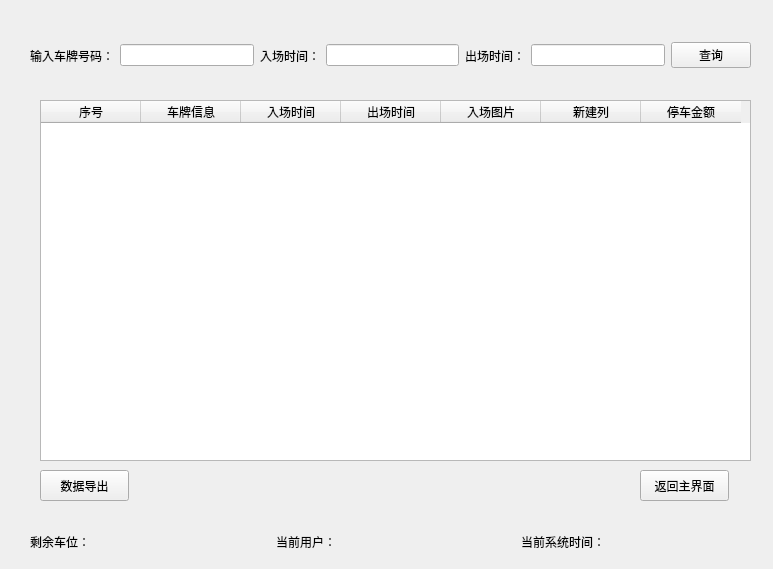
<?xml version="1.0" encoding="UTF-8"?>
<ui version="4.0">
 <class>MainWin</class>
 <widget class="QWidget" name="MainWin">
  <property name="geometry">
   <rect>
    <x>0</x>
    <y>0</y>
    <width>773</width>
    <height>569</height>
   </rect>
  </property>
  <property name="windowTitle">
   <string>Form</string>
  </property>
  <widget class="QWidget" name="verticalLayoutWidget">
   <property name="geometry">
    <rect>
     <x>30</x>
     <y>30</y>
     <width>731</width>
     <height>521</height>
    </rect>
   </property>
   <layout class="QVBoxLayout" name="verticalLayout_3">
    <item>
     <widget class="QStackedWidget" name="stackedWidget">
      <property name="currentIndex">
       <number>5</number>
      </property>
      <widget class="QWidget" name="page_13">
       <widget class="QLabel" name="LabInImg">
        <property name="geometry">
         <rect>
          <x>0</x>
          <y>50</y>
          <width>481</width>
          <height>401</height>
         </rect>
        </property>
        <property name="text">
         <string>入场模式</string>
        </property>
       </widget>
       <widget class="QLabel" name="label_24">
        <property name="geometry">
         <rect>
          <x>510</x>
          <y>50</y>
          <width>269</width>
          <height>42</height>
         </rect>
        </property>
        <property name="text">
         <string>入场时间</string>
        </property>
       </widget>
       <widget class="QLabel" name="label_26">
        <property name="geometry">
         <rect>
          <x>510</x>
          <y>130</y>
          <width>81</width>
          <height>41</height>
         </rect>
        </property>
        <property name="text">
         <string>车牌图片</string>
        </property>
       </widget>
       <widget class="QLineEdit" name="EditInTime">
        <property name="geometry">
         <rect>
          <x>510</x>
          <y>80</y>
          <width>171</width>
          <height>41</height>
         </rect>
        </property>
       </widget>
       <widget class="QLabel" name="LabInCarNumImg">
        <property name="geometry">
         <rect>
          <x>510</x>
          <y>180</y>
          <width>171</width>
          <height>41</height>
         </rect>
        </property>
        <property name="text">
         <string>车牌照片</string>
        </property>
       </widget>
       <widget class="QLabel" name="label_27">
        <property name="geometry">
         <rect>
          <x>510</x>
          <y>230</y>
          <width>67</width>
          <height>17</height>
         </rect>
        </property>
        <property name="text">
         <string>车牌号码</string>
        </property>
       </widget>
       <widget class="QLineEdit" name="EditInCarNum">
        <property name="geometry">
         <rect>
          <x>510</x>
          <y>250</y>
          <width>171</width>
          <height>41</height>
         </rect>
        </property>
       </widget>
       <widget class="QPushButton" name="BtnInGetCarNum">
        <property name="geometry">
         <rect>
          <x>590</x>
          <y>130</y>
          <width>89</width>
          <height>41</height>
         </rect>
        </property>
        <property name="text">
         <string>GetCarNum</string>
        </property>
       </widget>
       <widget class="QWidget" name="layoutWidget">
        <property name="geometry">
         <rect>
          <x>0</x>
          <y>0</y>
          <width>731</width>
          <height>33</height>
         </rect>
        </property>
        <layout class="QHBoxLayout" name="horizontalLayout_12">
         <item>
          <widget class="QPushButton" name="BtnOut_6">
           <property name="text">
            <string>出场模式</string>
           </property>
          </widget>
         </item>
         <item>
          <widget class="QPushButton" name="BtnMngParkn_6">
           <property name="text">
            <string>停车场内部管理</string>
           </property>
          </widget>
         </item>
         <item>
          <widget class="QPushButton" name="BtnQueryCar_6">
           <property name="text">
            <string>车辆信息查询</string>
           </property>
          </widget>
         </item>
         <item>
          <widget class="QPushButton" name="BtnSettings_6">
           <property name="text">
            <string>系统设置</string>
           </property>
          </widget>
         </item>
         <item>
          <widget class="QLabel" name="label_23">
           <property name="text">
            <string>智慧停车云平台管理系统</string>
           </property>
          </widget>
         </item>
        </layout>
       </widget>
       <widget class="QTableWidget" name="tableWidget">
        <property name="geometry">
         <rect>
          <x>490</x>
          <y>300</y>
          <width>201</width>
          <height>181</height>
         </rect>
        </property>
        <row>
         <property name="text">
          <string/>
         </property>
        </row>
        <row>
         <property name="text">
          <string/>
         </property>
        </row>
        <row>
         <property name="text">
          <string/>
         </property>
        </row>
        <row>
         <property name="text">
          <string/>
         </property>
        </row>
        <column>
         <property name="text">
          <string>序号</string>
         </property>
        </column>
        <column>
         <property name="text">
          <string>车牌号码</string>
         </property>
        </column>
        <column>
         <property name="text">
          <string>时间</string>
         </property>
        </column>
        <column>
         <property name="text">
          <string>位置</string>
         </property>
        </column>
       </widget>
      </widget>
      <widget class="QWidget" name="page_15">
       <widget class="QLabel" name="label_28">
        <property name="geometry">
         <rect>
          <x>530</x>
          <y>130</y>
          <width>81</width>
          <height>41</height>
         </rect>
        </property>
        <property name="text">
         <string>车牌图片</string>
        </property>
       </widget>
       <widget class="QLabel" name="label_29">
        <property name="geometry">
         <rect>
          <x>530</x>
          <y>230</y>
          <width>67</width>
          <height>17</height>
         </rect>
        </property>
        <property name="text">
         <string>车牌号码</string>
        </property>
       </widget>
       <widget class="QLabel" name="label_30">
        <property name="geometry">
         <rect>
          <x>530</x>
          <y>50</y>
          <width>191</width>
          <height>42</height>
         </rect>
        </property>
        <property name="text">
         <string>出场时间</string>
        </property>
       </widget>
       <widget class="QLineEdit" name="EditOuttime">
        <property name="geometry">
         <rect>
          <x>530</x>
          <y>90</y>
          <width>181</width>
          <height>31</height>
         </rect>
        </property>
       </widget>
       <widget class="QLabel" name="LabOutImg">
        <property name="geometry">
         <rect>
          <x>10</x>
          <y>60</y>
          <width>501</width>
          <height>401</height>
         </rect>
        </property>
        <property name="text">
         <string>出场模式</string>
        </property>
       </widget>
       <widget class="QLineEdit" name="EditCarNum">
        <property name="geometry">
         <rect>
          <x>530</x>
          <y>250</y>
          <width>191</width>
          <height>41</height>
         </rect>
        </property>
       </widget>
       <widget class="QLabel" name="LabOCarNumimg">
        <property name="geometry">
         <rect>
          <x>530</x>
          <y>170</y>
          <width>161</width>
          <height>41</height>
         </rect>
        </property>
        <property name="text">
         <string>车牌照片</string>
        </property>
       </widget>
       <widget class="QLabel" name="label_19">
        <property name="geometry">
         <rect>
          <x>530</x>
          <y>320</y>
          <width>67</width>
          <height>17</height>
         </rect>
        </property>
        <property name="text">
         <string>入场时间</string>
        </property>
       </widget>
       <widget class="QLabel" name="LabInTime">
        <property name="geometry">
         <rect>
          <x>610</x>
          <y>320</y>
          <width>111</width>
          <height>21</height>
         </rect>
        </property>
        <property name="text">
         <string/>
        </property>
       </widget>
       <widget class="QLabel" name="label_34">
        <property name="geometry">
         <rect>
          <x>530</x>
          <y>350</y>
          <width>67</width>
          <height>17</height>
         </rect>
        </property>
        <property name="text">
         <string>停车时长</string>
        </property>
       </widget>
       <widget class="QLabel" name="LabAllTime">
        <property name="geometry">
         <rect>
          <x>610</x>
          <y>350</y>
          <width>111</width>
          <height>21</height>
         </rect>
        </property>
        <property name="text">
         <string/>
        </property>
       </widget>
       <widget class="QLabel" name="label_36">
        <property name="geometry">
         <rect>
          <x>530</x>
          <y>390</y>
          <width>67</width>
          <height>17</height>
         </rect>
        </property>
        <property name="text">
         <string>收费：</string>
        </property>
       </widget>
       <widget class="QLabel" name="LabCharge">
        <property name="geometry">
         <rect>
          <x>590</x>
          <y>390</y>
          <width>67</width>
          <height>17</height>
         </rect>
        </property>
        <property name="text">
         <string/>
        </property>
       </widget>
       <widget class="QPushButton" name="BtnOGetCarNum">
        <property name="geometry">
         <rect>
          <x>610</x>
          <y>130</y>
          <width>89</width>
          <height>31</height>
         </rect>
        </property>
        <property name="text">
         <string>GetCarNum</string>
        </property>
       </widget>
       <widget class="QWidget" name="layoutWidget_2">
        <property name="geometry">
         <rect>
          <x>0</x>
          <y>0</y>
          <width>731</width>
          <height>33</height>
         </rect>
        </property>
        <layout class="QHBoxLayout" name="horizontalLayout_13">
         <item>
          <widget class="QPushButton" name="BtnIn_2">
           <property name="text">
            <string>入场模式</string>
           </property>
          </widget>
         </item>
         <item>
          <widget class="QPushButton" name="BtnMngParkn_7">
           <property name="text">
            <string>停车场内部管理</string>
           </property>
          </widget>
         </item>
         <item>
          <widget class="QPushButton" name="BtnQueryCar_7">
           <property name="text">
            <string>车辆信息查询</string>
           </property>
          </widget>
         </item>
         <item>
          <widget class="QPushButton" name="BtnSettings_7">
           <property name="text">
            <string>系统设置</string>
           </property>
          </widget>
         </item>
         <item>
          <widget class="QLabel" name="label_25">
           <property name="text">
            <string>智慧停车云平台管理系统</string>
           </property>
          </widget>
         </item>
        </layout>
       </widget>
       <widget class="QCheckBox" name="ckBox_ism">
        <property name="geometry">
         <rect>
          <x>530</x>
          <y>440</y>
          <width>101</width>
          <height>23</height>
         </rect>
        </property>
        <property name="text">
         <string>是否是月卡</string>
        </property>
       </widget>
       <widget class="QPushButton" name="BtnGo">
        <property name="geometry">
         <rect>
          <x>630</x>
          <y>430</y>
          <width>89</width>
          <height>41</height>
         </rect>
        </property>
        <property name="text">
         <string>放行</string>
        </property>
       </widget>
      </widget>
      <widget class="QWidget" name="page_14">
       <widget class="QLabel" name="LabParkimg">
        <property name="geometry">
         <rect>
          <x>0</x>
          <y>60</y>
          <width>511</width>
          <height>401</height>
         </rect>
        </property>
        <property name="text">
         <string>停车场</string>
        </property>
       </widget>
       <widget class="QWidget" name="layoutWidget">
        <property name="geometry">
         <rect>
          <x>0</x>
          <y>0</y>
          <width>731</width>
          <height>33</height>
         </rect>
        </property>
        <layout class="QHBoxLayout" name="horizontalLayout_10">
         <item>
          <widget class="QPushButton" name="BtnIn">
           <property name="text">
            <string>入场模式</string>
           </property>
          </widget>
         </item>
         <item>
          <widget class="QPushButton" name="BtnOut_5">
           <property name="text">
            <string>出场模式</string>
           </property>
          </widget>
         </item>
         <item>
          <widget class="QPushButton" name="BtnQueryCar_5">
           <property name="text">
            <string>车辆信息查询</string>
           </property>
          </widget>
         </item>
         <item>
          <widget class="QPushButton" name="BtnSettings_5">
           <property name="text">
            <string>系统设置</string>
           </property>
          </widget>
         </item>
         <item>
          <widget class="QLabel" name="label_20">
           <property name="text">
            <string>智慧停车云平台管理系统</string>
           </property>
          </widget>
         </item>
        </layout>
       </widget>
       <widget class="QPushButton" name="pushButton">
        <property name="geometry">
         <rect>
          <x>520</x>
          <y>60</y>
          <width>121</width>
          <height>31</height>
         </rect>
        </property>
        <property name="text">
         <string>监控回放模式</string>
        </property>
       </widget>
       <widget class="QWidget" name="gridLayoutWidget">
        <property name="geometry">
         <rect>
          <x>530</x>
          <y>140</y>
          <width>191</width>
          <height>101</height>
         </rect>
        </property>
        <layout class="QGridLayout" name="gridLayout">
         <item row="0" column="1">
          <widget class="QLabel" name="label_2">
           <property name="text">
            <string>１１辆</string>
           </property>
          </widget>
         </item>
         <item row="0" column="0">
          <widget class="QLabel" name="label">
           <property name="text">
            <string>本车场车辆总数：</string>
           </property>
          </widget>
         </item>
         <item row="1" column="0">
          <widget class="QLabel" name="label_5">
           <property name="text">
            <string>目前车场空闲车位</string>
           </property>
          </widget>
         </item>
         <item row="1" column="1">
          <widget class="QLabel" name="label_6">
           <property name="text">
            <string>１１辆</string>
           </property>
          </widget>
         </item>
        </layout>
       </widget>
       <widget class="QWidget" name="verticalLayoutWidget_2">
        <property name="geometry">
         <rect>
          <x>540</x>
          <y>280</y>
          <width>181</width>
          <height>131</height>
         </rect>
        </property>
        <layout class="QVBoxLayout" name="verticalLayout">
         <item>
          <widget class="QPushButton" name="pushButton_5">
           <property name="text">
            <string>人物和车辆特征图片抓拍</string>
           </property>
          </widget>
         </item>
         <item>
          <widget class="QPushButton" name="pushButton_4">
           <property name="text">
            <string>停车场监控录制</string>
           </property>
          </widget>
         </item>
         <item>
          <widget class="QCheckBox" name="checkBox">
           <property name="text">
            <string>视频监控自动录制</string>
           </property>
          </widget>
         </item>
        </layout>
       </widget>
      </widget>
      <widget class="QWidget" name="page">
       <widget class="QWidget" name="horizontalLayoutWidget">
        <property name="geometry">
         <rect>
          <x>0</x>
          <y>0</y>
          <width>721</width>
          <height>80</height>
         </rect>
        </property>
        <layout class="QHBoxLayout" name="horizontalLayout">
         <item>
          <widget class="QPushButton" name="pushButton_2">
           <property name="font">
            <font>
             <family>AR PL UKai TW MBE</family>
             <pointsize>15</pointsize>
             <weight>50</weight>
             <bold>false</bold>
             <kerning>true</kerning>
            </font>
           </property>
           <property name="text">
            <string>停车场监控</string>
           </property>
          </widget>
         </item>
         <item>
          <widget class="QPushButton" name="pushButton_3">
           <property name="font">
            <font>
             <family>AR PL UKai TW</family>
             <pointsize>15</pointsize>
            </font>
           </property>
           <property name="text">
            <string>系统设置</string>
           </property>
          </widget>
         </item>
         <item>
          <widget class="QLabel" name="label_3">
           <property name="text">
            <string>智慧停车系统</string>
           </property>
          </widget>
         </item>
        </layout>
       </widget>
       <widget class="QWidget" name="verticalLayoutWidget_3">
        <property name="geometry">
         <rect>
          <x>0</x>
          <y>80</y>
          <width>191</width>
          <height>411</height>
         </rect>
        </property>
        <layout class="QVBoxLayout" name="verticalLayout_2">
         <item>
          <layout class="QHBoxLayout" name="horizontalLayout_2">
           <item>
            <widget class="QRadioButton" name="radioButton">
             <property name="text">
              <string>按月显示</string>
             </property>
             <property name="checked">
              <bool>true</bool>
             </property>
            </widget>
           </item>
           <item>
            <widget class="QRadioButton" name="radioButton_2">
             <property name="text">
              <string>按天显示</string>
             </property>
            </widget>
           </item>
          </layout>
         </item>
         <item>
          <widget class="QTreeWidget" name="treeWidget">
           <property name="headerHidden">
            <bool>true</bool>
           </property>
           <attribute name="headerVisible">
            <bool>false</bool>
           </attribute>
           <column>
            <property name="text">
             <string>日期</string>
            </property>
           </column>
           <item>
            <property name="text">
             <string>2022-05</string>
            </property>
            <item>
             <property name="text">
              <string>2022-05-01</string>
             </property>
            </item>
            <item>
             <property name="text">
              <string>2022-05-02</string>
             </property>
            </item>
            <item>
             <property name="text">
              <string>2022-05-03</string>
             </property>
            </item>
            <item>
             <property name="text">
              <string>2022-05-04</string>
             </property>
            </item>
            <item>
             <property name="text">
              <string>2022-05-05</string>
             </property>
            </item>
            <item>
             <property name="text">
              <string>2022-05-06</string>
             </property>
            </item>
            <item>
             <property name="text">
              <string>2022-05-07</string>
             </property>
            </item>
            <item>
             <property name="text">
              <string>2022-05-08</string>
             </property>
            </item>
            <item>
             <property name="text">
              <string>2022-05-09</string>
             </property>
            </item>
            <item>
             <property name="text">
              <string>2022-05-10</string>
             </property>
            </item>
            <item>
             <property name="text">
              <string>2022-05-11</string>
             </property>
            </item>
            <item>
             <property name="text">
              <string>2022-05-12</string>
             </property>
            </item>
            <item>
             <property name="text">
              <string>2022-05-13</string>
             </property>
            </item>
            <item>
             <property name="text">
              <string>2022-05-14</string>
             </property>
            </item>
            <item>
             <property name="text">
              <string>2022-05-15</string>
             </property>
            </item>
            <item>
             <property name="text">
              <string>2022-05-16</string>
             </property>
            </item>
            <item>
             <property name="text">
              <string>2022-05-17</string>
             </property>
            </item>
            <item>
             <property name="text">
              <string>2022-05-18</string>
             </property>
            </item>
            <item>
             <property name="text">
              <string>2022-05-19</string>
             </property>
            </item>
            <item>
             <property name="text">
              <string>2022-05-20</string>
             </property>
            </item>
            <item>
             <property name="text">
              <string>2022-05-21</string>
             </property>
            </item>
            <item>
             <property name="text">
              <string>2022-05-22</string>
             </property>
            </item>
            <item>
             <property name="text">
              <string>2022-05-23</string>
             </property>
            </item>
            <item>
             <property name="text">
              <string>2022-05-24</string>
             </property>
            </item>
            <item>
             <property name="text">
              <string>2022-05-25</string>
             </property>
            </item>
            <item>
             <property name="text">
              <string>2022-05-26</string>
             </property>
            </item>
            <item>
             <property name="text">
              <string>2022-05-27</string>
             </property>
            </item>
            <item>
             <property name="text">
              <string>2022-05-28</string>
             </property>
            </item>
            <item>
             <property name="text">
              <string>2022-05-29</string>
             </property>
            </item>
            <item>
             <property name="text">
              <string>2022-05-30</string>
             </property>
            </item>
            <item>
             <property name="text">
              <string>2022-05-31</string>
             </property>
            </item>
           </item>
           <item>
            <property name="text">
             <string>2022-06</string>
            </property>
            <item>
             <property name="text">
              <string>2022-06-01</string>
             </property>
            </item>
            <item>
             <property name="text">
              <string>2022-06-02</string>
             </property>
            </item>
            <item>
             <property name="text">
              <string>2022-06-03</string>
             </property>
            </item>
            <item>
             <property name="text">
              <string>2022-06-04</string>
             </property>
            </item>
            <item>
             <property name="text">
              <string>2022-06-05</string>
             </property>
            </item>
            <item>
             <property name="text">
              <string>2022-06-06</string>
             </property>
            </item>
            <item>
             <property name="text">
              <string>2022-06-07</string>
             </property>
            </item>
            <item>
             <property name="text">
              <string>2022-06-08</string>
             </property>
            </item>
            <item>
             <property name="text">
              <string>2022-06-09</string>
             </property>
            </item>
            <item>
             <property name="text">
              <string>2022-06-10</string>
             </property>
            </item>
            <item>
             <property name="text">
              <string>2022-06-11</string>
             </property>
            </item>
            <item>
             <property name="text">
              <string>2022-06-12</string>
             </property>
            </item>
            <item>
             <property name="text">
              <string>2022-06-13</string>
             </property>
            </item>
            <item>
             <property name="text">
              <string>2022-06-14</string>
             </property>
            </item>
            <item>
             <property name="text">
              <string>2022-06-15</string>
             </property>
            </item>
            <item>
             <property name="text">
              <string>2022-06-16</string>
             </property>
            </item>
            <item>
             <property name="text">
              <string>2022-06-17</string>
             </property>
            </item>
            <item>
             <property name="text">
              <string>2022-06-18</string>
             </property>
            </item>
            <item>
             <property name="text">
              <string>2022-06-19</string>
             </property>
            </item>
            <item>
             <property name="text">
              <string>2022-06-20</string>
             </property>
            </item>
            <item>
             <property name="text">
              <string>2022-06-21</string>
             </property>
            </item>
            <item>
             <property name="text">
              <string>2022-06-22</string>
             </property>
            </item>
            <item>
             <property name="text">
              <string>2022-06-23</string>
             </property>
            </item>
            <item>
             <property name="text">
              <string>2022-06-24</string>
             </property>
            </item>
            <item>
             <property name="text">
              <string>2022-06-25</string>
             </property>
            </item>
            <item>
             <property name="text">
              <string>2022-06-26</string>
             </property>
            </item>
            <item>
             <property name="text">
              <string>2022-06-27</string>
             </property>
            </item>
            <item>
             <property name="text">
              <string>2022-06-28</string>
             </property>
            </item>
            <item>
             <property name="text">
              <string>2022-06-29</string>
             </property>
            </item>
            <item>
             <property name="text">
              <string>2022-06-30</string>
             </property>
            </item>
           </item>
           <item>
            <property name="text">
             <string>2022-07</string>
            </property>
            <item>
             <property name="text">
              <string>2022-07-01</string>
             </property>
            </item>
            <item>
             <property name="text">
              <string>2022-07-02</string>
             </property>
            </item>
            <item>
             <property name="text">
              <string>2022-07-03</string>
             </property>
            </item>
            <item>
             <property name="text">
              <string>2022-07-04</string>
             </property>
            </item>
            <item>
             <property name="text">
              <string>2022-07-05</string>
             </property>
            </item>
            <item>
             <property name="text">
              <string>2022-07-06</string>
             </property>
            </item>
            <item>
             <property name="text">
              <string>2022-07-07</string>
             </property>
            </item>
            <item>
             <property name="text">
              <string>2022-07-08</string>
             </property>
            </item>
            <item>
             <property name="text">
              <string>2022-07-09</string>
             </property>
            </item>
            <item>
             <property name="text">
              <string>2022-07-10</string>
             </property>
            </item>
            <item>
             <property name="text">
              <string>2022-07-11</string>
             </property>
            </item>
            <item>
             <property name="text">
              <string>2022-07-12</string>
             </property>
            </item>
            <item>
             <property name="text">
              <string>2022-07-13</string>
             </property>
            </item>
            <item>
             <property name="text">
              <string>2022-07-14</string>
             </property>
            </item>
            <item>
             <property name="text">
              <string>2022-07-15</string>
             </property>
            </item>
            <item>
             <property name="text">
              <string>2022-07-16</string>
             </property>
            </item>
            <item>
             <property name="text">
              <string>2022-07-17</string>
             </property>
            </item>
            <item>
             <property name="text">
              <string>2022-07-18</string>
             </property>
            </item>
            <item>
             <property name="text">
              <string>2022-07-19</string>
             </property>
            </item>
            <item>
             <property name="text">
              <string>2022-07-20</string>
             </property>
            </item>
            <item>
             <property name="text">
              <string>2022-07-21</string>
             </property>
            </item>
            <item>
             <property name="text">
              <string>2022-07-22</string>
             </property>
            </item>
            <item>
             <property name="text">
              <string>2022-07-23</string>
             </property>
            </item>
            <item>
             <property name="text">
              <string>2022-07-24</string>
             </property>
            </item>
            <item>
             <property name="text">
              <string>2022-07-25</string>
             </property>
            </item>
            <item>
             <property name="text">
              <string>2022-07-26</string>
             </property>
            </item>
            <item>
             <property name="text">
              <string>2022-07-27</string>
             </property>
            </item>
            <item>
             <property name="text">
              <string>2022-07-28</string>
             </property>
            </item>
            <item>
             <property name="text">
              <string>2022-07-29</string>
             </property>
            </item>
            <item>
             <property name="text">
              <string>2022-07-30</string>
             </property>
            </item>
            <item>
             <property name="text">
              <string>2022-07-31</string>
             </property>
            </item>
           </item>
          </widget>
         </item>
        </layout>
       </widget>
       <widget class="QListWidget" name="listWidget">
        <property name="geometry">
         <rect>
          <x>190</x>
          <y>120</y>
          <width>531</width>
          <height>321</height>
         </rect>
        </property>
       </widget>
       <widget class="QWidget" name="horizontalLayoutWidget_3">
        <property name="geometry">
         <rect>
          <x>230</x>
          <y>450</y>
          <width>431</width>
          <height>41</height>
         </rect>
        </property>
        <layout class="QHBoxLayout" name="horizontalLayout_18">
         <item>
          <widget class="QPushButton" name="pushButton_11">
           <property name="text">
            <string>&lt;&lt;上一页</string>
           </property>
          </widget>
         </item>
         <item>
          <widget class="QLabel" name="label_53">
           <property name="layoutDirection">
            <enum>Qt::LeftToRight</enum>
           </property>
           <property name="text">
            <string>第1页</string>
           </property>
           <property name="alignment">
            <set>Qt::AlignCenter</set>
           </property>
          </widget>
         </item>
         <item>
          <widget class="QPushButton" name="pushButton_12">
           <property name="text">
            <string>下一页&gt;&gt;</string>
           </property>
          </widget>
         </item>
        </layout>
       </widget>
      </widget>
      <widget class="QWidget" name="page_2">
       <widget class="QPushButton" name="pushButton_20">
        <property name="geometry">
         <rect>
          <x>10</x>
          <y>0</y>
          <width>41</width>
          <height>41</height>
         </rect>
        </property>
        <property name="text">
         <string>返回</string>
        </property>
       </widget>
       <widget class="QWidget" name="horizontalLayoutWidget_5">
        <property name="geometry">
         <rect>
          <x>550</x>
          <y>430</y>
          <width>121</width>
          <height>41</height>
         </rect>
        </property>
        <layout class="QHBoxLayout" name="horizontalLayout_5">
         <item>
          <widget class="QLabel" name="label_10">
           <property name="text">
            <string>总时长</string>
           </property>
          </widget>
         </item>
         <item>
          <widget class="QLabel" name="label_11">
           <property name="text">
            <string>0:0</string>
           </property>
          </widget>
         </item>
        </layout>
       </widget>
       <widget class="QComboBox" name="comboBox">
        <property name="geometry">
         <rect>
          <x>410</x>
          <y>430</y>
          <width>111</width>
          <height>41</height>
         </rect>
        </property>
        <item>
         <property name="text">
          <string>0.5X</string>
         </property>
        </item>
        <item>
         <property name="text">
          <string>0.7X</string>
         </property>
        </item>
        <item>
         <property name="text">
          <string>1.0X</string>
         </property>
        </item>
        <item>
         <property name="text">
          <string>1.2X</string>
         </property>
        </item>
        <item>
         <property name="text">
          <string>1.5X</string>
         </property>
        </item>
        <item>
         <property name="text">
          <string>1.7X</string>
         </property>
        </item>
        <item>
         <property name="text">
          <string>2.0X</string>
         </property>
        </item>
       </widget>
       <widget class="QWidget" name="horizontalLayoutWidget_4">
        <property name="geometry">
         <rect>
          <x>90</x>
          <y>430</y>
          <width>121</width>
          <height>41</height>
         </rect>
        </property>
        <layout class="QHBoxLayout" name="horizontalLayout_4">
         <item>
          <widget class="QLabel" name="label_9">
           <property name="text">
            <string>已播放</string>
           </property>
          </widget>
         </item>
         <item>
          <widget class="QLabel" name="label_8">
           <property name="text">
            <string>0:0</string>
           </property>
          </widget>
         </item>
        </layout>
       </widget>
       <widget class="QProgressBar" name="progressBar">
        <property name="geometry">
         <rect>
          <x>90</x>
          <y>390</y>
          <width>581</width>
          <height>23</height>
         </rect>
        </property>
        <property name="value">
         <number>24</number>
        </property>
       </widget>
       <widget class="QLabel" name="label_7">
        <property name="geometry">
         <rect>
          <x>80</x>
          <y>10</y>
          <width>561</width>
          <height>341</height>
         </rect>
        </property>
        <property name="text">
         <string>视频</string>
        </property>
       </widget>
       <widget class="QPushButton" name="pushButton_19">
        <property name="geometry">
         <rect>
          <x>270</x>
          <y>430</y>
          <width>89</width>
          <height>41</height>
         </rect>
        </property>
        <property name="text">
         <string>暂停</string>
        </property>
       </widget>
      </widget>
      <widget class="QWidget" name="page_3">
       <widget class="QWidget" name="horizontalLayoutWidget_6">
        <property name="geometry">
         <rect>
          <x>0</x>
          <y>0</y>
          <width>721</width>
          <height>51</height>
         </rect>
        </property>
        <layout class="QHBoxLayout" name="horizontalLayout_6">
         <item>
          <widget class="QLabel" name="label_13">
           <property name="text">
            <string>输入车牌号码：</string>
           </property>
          </widget>
         </item>
         <item>
          <widget class="QLineEdit" name="Editsrchcarnum"/>
         </item>
         <item>
          <widget class="QLabel" name="label_12">
           <property name="text">
            <string>入场时间：</string>
           </property>
          </widget>
         </item>
         <item>
          <widget class="QLineEdit" name="Editsrchintime"/>
         </item>
         <item>
          <widget class="QLabel" name="label_14">
           <property name="text">
            <string>出场时间：</string>
           </property>
          </widget>
         </item>
         <item>
          <widget class="QLineEdit" name="Editserchoutime"/>
         </item>
         <item>
          <widget class="QPushButton" name="BtnSerchCarinfo">
           <property name="text">
            <string>查询</string>
           </property>
          </widget>
         </item>
        </layout>
       </widget>
       <widget class="QTableWidget" name="tableWidget_2">
        <property name="geometry">
         <rect>
          <x>10</x>
          <y>70</y>
          <width>711</width>
          <height>361</height>
         </rect>
        </property>
        <column>
         <property name="text">
          <string>序号</string>
         </property>
        </column>
        <column>
         <property name="text">
          <string>车牌信息</string>
         </property>
        </column>
        <column>
         <property name="text">
          <string>入场时间</string>
         </property>
        </column>
        <column>
         <property name="text">
          <string>出场时间</string>
         </property>
        </column>
        <column>
         <property name="text">
          <string>入场图片</string>
         </property>
        </column>
        <column>
         <property name="text">
          <string>新建列</string>
         </property>
        </column>
        <column>
         <property name="text">
          <string>停车金额</string>
         </property>
        </column>
       </widget>
       <widget class="QPushButton" name="BtnDataOut">
        <property name="geometry">
         <rect>
          <x>10</x>
          <y>440</y>
          <width>89</width>
          <height>31</height>
         </rect>
        </property>
        <property name="text">
         <string>数据导出</string>
        </property>
       </widget>
       <widget class="QPushButton" name="BtnRetnMain">
        <property name="geometry">
         <rect>
          <x>610</x>
          <y>440</y>
          <width>89</width>
          <height>31</height>
         </rect>
        </property>
        <property name="text">
         <string>返回主界面</string>
        </property>
       </widget>
      </widget>
     </widget>
    </item>
    <item>
     <layout class="QHBoxLayout" name="horizontalLayout_11">
      <item>
       <widget class="QLabel" name="label_22">
        <property name="text">
         <string>剩余车位：</string>
        </property>
       </widget>
      </item>
      <item>
       <widget class="QLabel" name="label_21">
        <property name="text">
         <string>当前用户：</string>
        </property>
       </widget>
      </item>
      <item>
       <widget class="QLabel" name="LabCurrentTime">
        <property name="text">
         <string>当前系统时间：</string>
        </property>
       </widget>
      </item>
     </layout>
    </item>
   </layout>
  </widget>
 </widget>
 <resources/>
 <connections/>
</ui>
